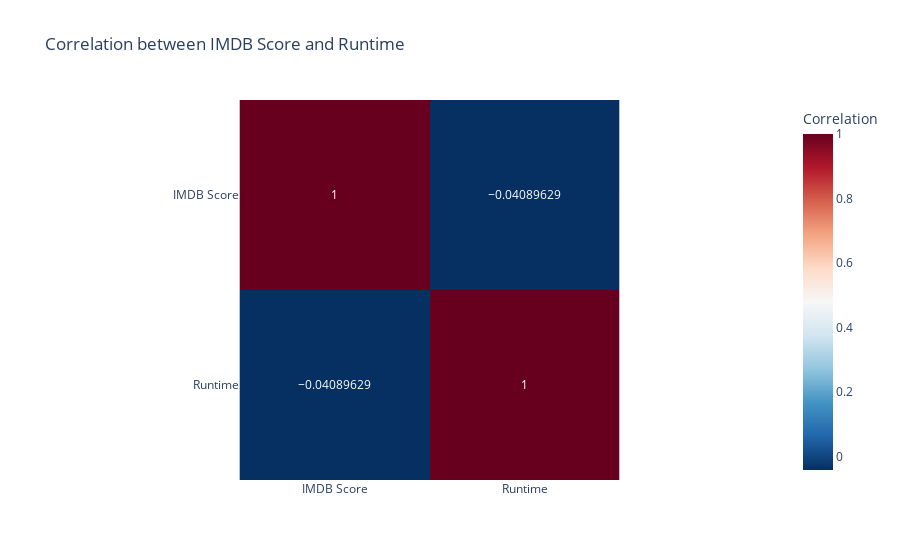

The notebook cell saved with this chart:
### Code cell
px.imshow(corr_matrix,
                text_auto=True,           
                color_continuous_scale='RdBu_r',  
                labels={'color': 'Correlation'},
                title='Correlation between IMDB Score and Runtime')

### Figure 1 — Plotly figure (JSON) as saved in the notebook; plotly's stock layout.template omitted (floating-point values rounded to 4 significant figures)
{"data": [{"coloraxis": "coloraxis", "hovertemplate": "x: %{x}<br>y: %{y}<br>Correlation: %{z}<extra></extra>", "name": "0", "texttemplate": "%{z}", "type": "heatmap", "x": ["IMDB Score", "Runtime"], "xaxis": "x", "y": ["IMDB Score", "Runtime"], "yaxis": "y", "z": [[1, -0.0409], [-0.0409, 1]]}], "layout": {"coloraxis": {"colorbar": {"title": {"text": "Correlation"}}, "colorscale": [[0, "rgb(5,48,97)"], [0.1, "rgb(33,102,172)"], [0.2, "rgb(67,147,195)"], [0.3, "rgb(146,197,222)"], [0.4, "rgb(209,229,240)"], [0.5, "rgb(247,247,247)"], [0.6, "rgb(253,219,199)"], [0.7, "rgb(244,165,130)"], [0.8, "rgb(214,96,77)"], [0.9, "rgb(178,24,43)"], [1, "rgb(103,0,31)"]]}, "title": {"text": "Correlation between IMDB Score and Runtime"}, "xaxis": {"anchor": "y", "constrain": "domain", "domain": [0, 1], "scaleanchor": "y"}, "yaxis": {"anchor": "x", "autorange": "reversed", "constrain": "domain", "domain": [0, 1]}}}
